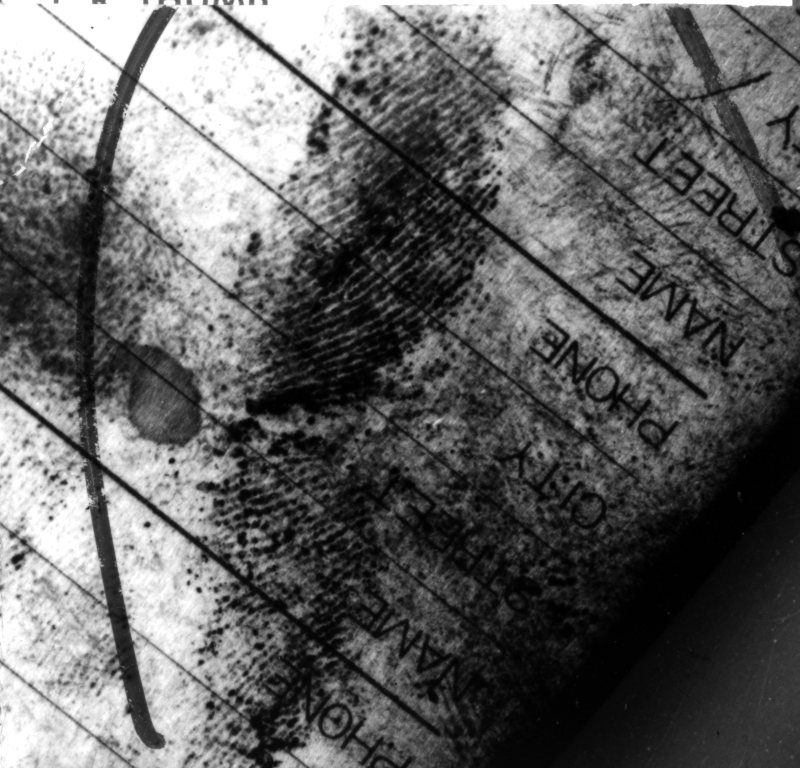
%> input picture Canny/good_latent.bmp, 800 x 768 px
$ octave adaptive.m   (GNU Octave 9; MATLAB toolbox functions it lacks are replaced by stand-ins)
%> lines starting %> are read from the running program, lines starting %| are printed output that depends on the picture
close all
clear all
clc

%% Reading the image
f=imread('good_latent.bmp'); % image to be degraded
%> f is the input picture: size 768x800 uint8; min 0, max 255, mean 100.1
figure,imshow(f,[]);
title('Original Image');

%% zero padding
fp=padarray(f,[1 1],0,'post');
fp=padarray(fp,[1 1],0,'pre');
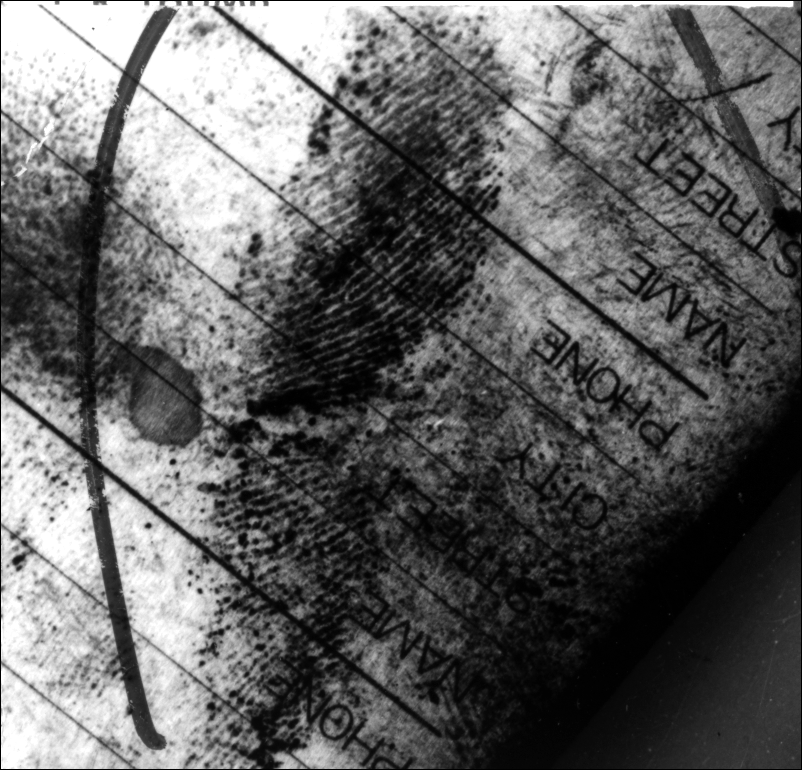
%> fp: size 770x802 uint8; min 0, max 255, mean 99.6

%% AWGN
n=uint8(30*randn(770,802));
g=uint8(fp)+n;   % get f + n = F + N
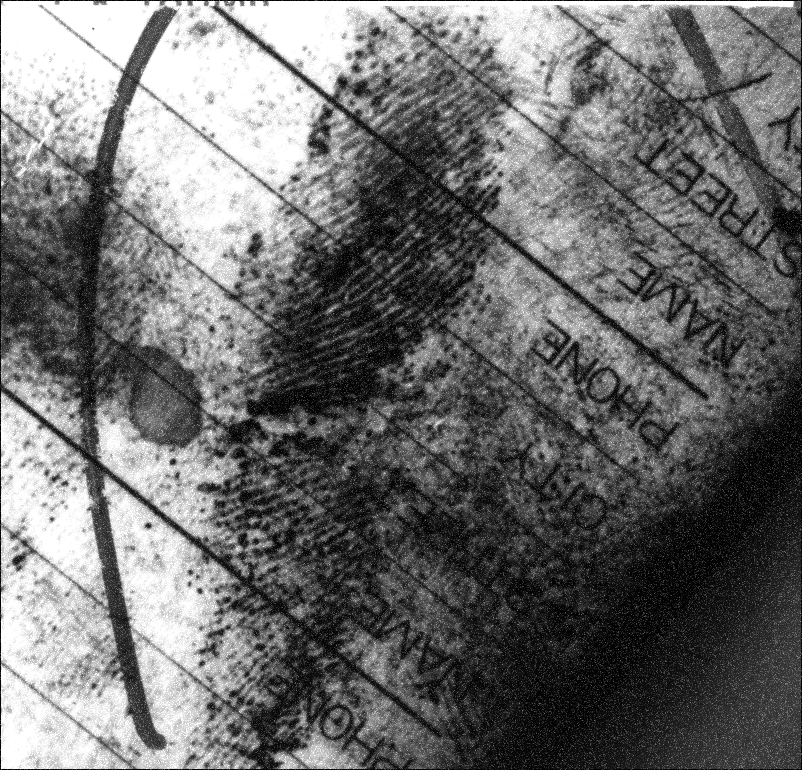
%> g: size 770x802 uint8; min 0, max 255, mean 110.5
G=fft2(g);  % FFT to get Fourier of observed image
figure,imshow(g,[]); % Show observed image
title('Image with noise');

var_n=var(double(n(:)));

%% Adaptive filtering
fim=[size(f,1) size(f,2)]; % Estimated image
%> fim = [768 800]
% Size of local box= 3x3

%> (the run ends here)
